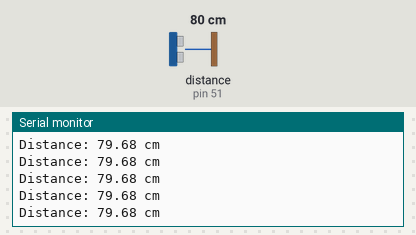
A sketch run on a simulated Arduino Mega 2560, built with avr-gcc and run on an emulated ATmega2560. Parts: the last lines printed to the serial monitor. Wiring (inferred from the names in the program): ultrasonic range finder: trigger pin 50; echo pin 51. Inputs (shaded band) come from the test bench; at power-on: distance to the obstacle (sensor on pin 51) 80 cm. The echo pulse lasts 58.3 µs per cm.

Above: at 1.2 s.
1.3 s: distance to the obstacle (sensor on pin 51) set to 120 cm
At 1.49 s:
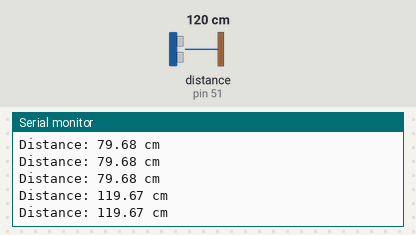
4.3 s: distance to the obstacle (sensor on pin 51) set to 35 cm
At 4.3 s:
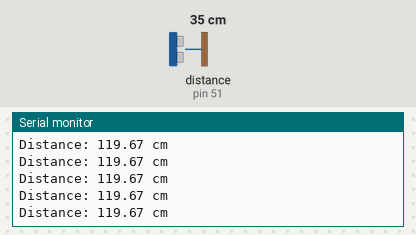
7.3 s: distance to the obstacle (sensor on pin 51) set to 250 cm
At 7.4 s:
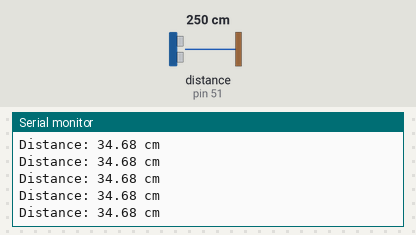
Timing chart, 0 to 10.3 s (numbered marks = the images above; inputs shaded):
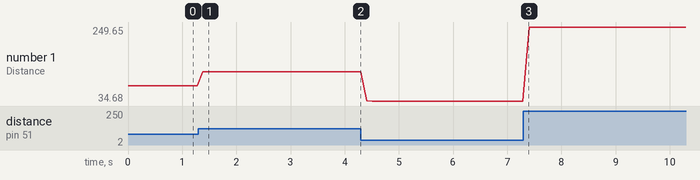

Measured:
- after the input at 1.3 s, the serial monitor: prints a new line after 0.08 s (image 1)
- plotted number 1: 79.68 → 119.67 after the input at 1.3 s, 119.67 → 34.68 after the input at 4.3 s, 34.68 → 249.65 after the input at 7.3 s

The sketch:

ultrasonicSENSOR.ino
```cpp
//ultrasonic sensor
const int trigPin = 50; // Trig pin connected to pin 50
const int echoPin = 51; // Echo pin connected to pin 51

void setup() {
  Serial.begin(9600); // Initialize the Serial Monitor
  pinMode(trigPin, OUTPUT);
  pinMode(echoPin, INPUT);
}

void loop() {
  // Clear the trigger pin before sending the pulse
  digitalWrite(trigPin, LOW);
  delayMicroseconds(2);

  // Send a 10-microsecond pulse to the trigger pin
  digitalWrite(trigPin, HIGH);
  delayMicroseconds(10);
  digitalWrite(trigPin, LOW);

  // Measure the pulse width on the echo pin
  long duration = pulseIn(echoPin, HIGH);

  // Calculate the distance in centimeters
  // Speed of sound = 343 meters per second = 34300 centimeters per second
  // Divide by 2 because the sound travels to the object and back
  // distance = (time taken for the round trip / 2) * speed of sound
  float distance_cm = (duration / 2.0) * 0.0343;

  // Print the distance to the Serial Monitor
  Serial.print("Distance: ");
  Serial.print(distance_cm);
  Serial.println(" cm");

  // Add a small delay before taking the next reading
  delay(100);
}
```
